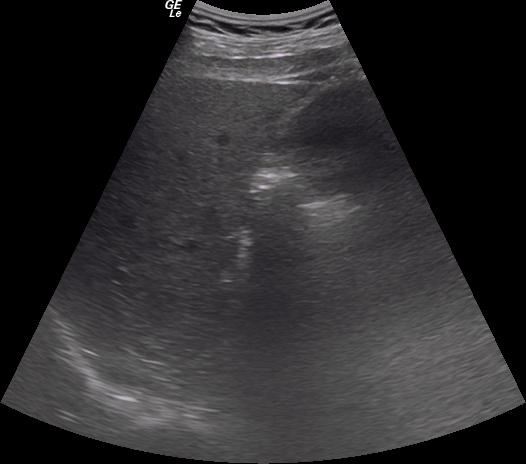
#> input picture data/seg_samples_500/train/0.0/diff_08bba42ed2e1924b50a61b6f38cac4c7.jpg, 526 x 464 px
$ python -i extract_roi.py   (imports and definitions only)
#> lines starting #> are read from the running program, lines starting #| are printed output that depends on the picture; after the words box and inside, x2 and y2 are one past the last pixel; in counts of white or black regions, pixels touching at a corner belong together
"""
Optional preprocessing utility: extract the ultrasound ROI from raw images
that contain device-UI backgrounds and generate YOLO-format annotation files.

This script is useful when working with raw ultrasound images that contain
surrounding device UI, text overlays, or colored borders.  It uses contour
detection to locate and extract the actual ultrasound region, and optionally
produces YOLO-format bounding-box annotations compatible with the SFibAI
dataset loader's crop-based augmentation.

Usage examples
--------------
Extract ROI and generate labels for training images:

    python scripts/preprocessing/extract_roi.py \
        --input_dir /path/to/raw_images/train \
        --output_dir /path/to/processed/train \
        --label_dir /path/to/processed/train_label

Process validation images:

    python scripts/preprocessing/extract_roi.py \
        --input_dir /path/to/raw_images/val \
        --output_dir /path/to/processed/val \
        --label_dir /path/to/processed/val_label

Only generate label files (without saving segmented images):

    python scripts/preprocessing/extract_roi.py \
        --input_dir /path/to/images/train \
        --label_dir /path/to/images/train_label
"""

import argparse
import os

import cv2
import numpy as np


# ---------------------------------------------------------------------------
# Core image processing helpers
# ---------------------------------------------------------------------------

def _mask_edges(gray, edge_percent=0.05):
    """Zero out a border strip to suppress device-UI artifacts."""
    h, w = gray.shape
    mask = np.ones((h, w), dtype=np.uint8) * 255
    edge_h = int(h * edge_percent)
    edge_w = int(w * edge_percent * 1.5)
    mask[:edge_h, :] = 0
    mask[:, :edge_w] = 0
    mask[-edge_h:, :] = 0
    mask[:, -edge_w:] = 0
    return cv2.bitwise_and(gray, mask)


def _clean_border_rows(thresholded, lines=5, cols=5, threshold_value=220):
    """Suppress bright border rows/columns that survive thresholding."""
    h, w = thresholded.shape
    for i in range(lines):
        if np.mean(thresholded[i, :]) > threshold_value:
            thresholded[i, :] = 0
    for i in range(h - lines, h):
        if np.mean(thresholded[i, :]) > threshold_value:
            thresholded[i, :] = 0
    for i in range(cols):
        if np.mean(thresholded[:, i]) > threshold_value:
            thresholded[:, i] = 0
    for i in range(w - cols, w):
        if np.mean(thresholded[:, i]) > threshold_value:
            thresholded[:, i] = 0
    return thresholded


# ---------------------------------------------------------------------------
# Main extraction function
# ---------------------------------------------------------------------------

def extract_roi(image_path, edge_percent=0.05):
    """Locate the ultrasound ROI via mean-threshold contour detection.

    Parameters
    ----------
    image_path : str
        Path to a raw ultrasound image (with device-UI background).
    edge_percent : float
        Fraction of the image border to mask before detection.

    Returns
    -------
    segmented : ndarray or None
        Cropped ROI image (BGR).  *None* when no valid contour is found.
    label : list[float] or None
        YOLO-format bounding box ``[x_center, y_center, width, height]``
        normalised to [0, 1].  *None* when no valid contour is found.
    """
#> called with edge_percent = 0.05
    image = cv2.imread(image_path)
#> image is the input picture: shape (464, 526, 3); mean B, G, R 44.8, 43.5, 44.5
    if image is None:
        return None, None

    gray = cv2.cvtColor(image, cv2.COLOR_BGR2GRAY)
    gray_masked = _mask_edges(gray, edge_percent)
#> in _mask_edges, `return cv2.bitwise_and(gray, mask)`:
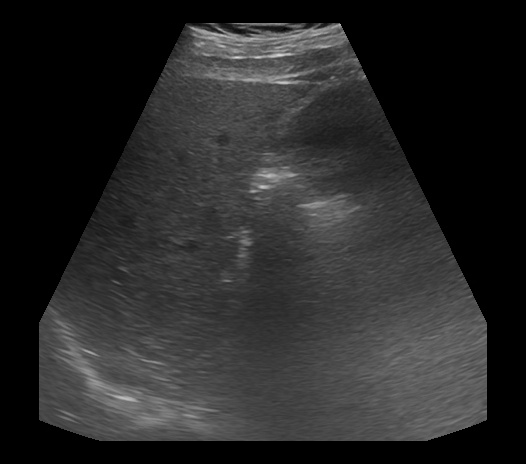
#> returned value: shape (464, 526); min 0, max 219, mean 40.3

    mean_val = cv2.mean(gray_masked)[0]
#> mean_val = 40.3
    _, thresholded = cv2.threshold(gray_masked, mean_val, 255, cv2.THRESH_BINARY)
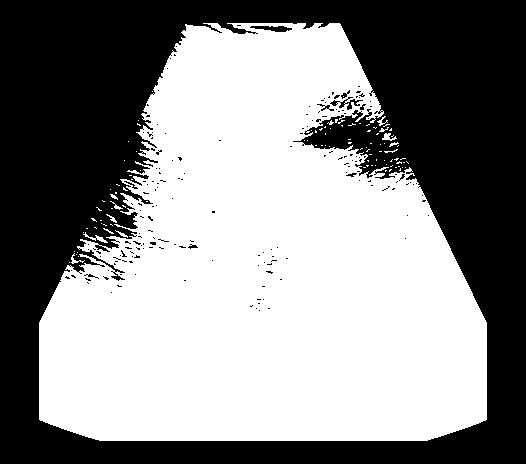
#> thresholded: shape (464, 526); 54.6% white; 178 black regions (169 under 20 px)

    line_frac = int(0.1 * gray.shape[0])
#> line_frac = 46
    col_frac = int(0.1 * gray.shape[1])
#> col_frac = 52
    thresholded = _clean_border_rows(thresholded, lines=line_frac, cols=col_frac)

    contours, _ = cv2.findContours(thresholded, cv2.RETR_EXTERNAL, cv2.CHAIN_APPROX_SIMPLE)
#> contours = 102 contours, 98 with area under 20; largest, box (x1, y1, x2, y2) and area: (39, 23, 487, 441) 132440, (83, 232, 108, 243) 41, (382, 133, 397, 141) 40, (71, 253, 85, 264) 21
    if not contours:
        return None, None

    max_contour = max(contours, key=cv2.contourArea)
#> max_contour = contour of 1469 points, box (x1, y1, x2, y2) (39, 23, 487, 441), area 132440
    x, y, w, h = cv2.boundingRect(max_contour)
#> x = 39; y = 23; w = 448; h = 418

    img_h, img_w = gray.shape
#> img_h = 464; img_w = 526
    cx = (x + w / 2.0) / img_w
#> cx = 0.5
    cy = (y + h / 2.0) / img_h
#> cy = 0.5
    rw = w / img_w
#> rw = 0.852
    rh = h / img_h
#> rh = 0.901

    segmented = image[y:y + h, x:x + w]
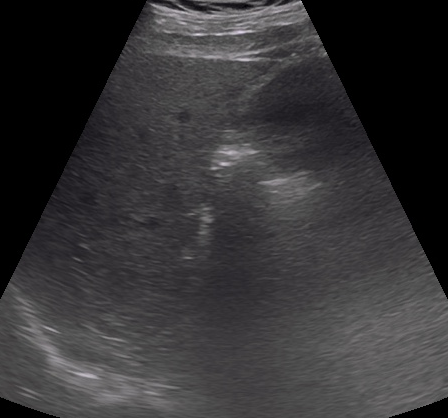
#> segmented: shape (418, 448, 3); mean B, G, R 53.5, 51.9, 53.1
    return segmented, [cx, cy, rw, rh]


# ---------------------------------------------------------------------------
# Batch processing
# ---------------------------------------------------------------------------

_IMAGE_EXTS = {'.jpg', '.jpeg', '.png', '.bmp', '.tif', '.tiff'}


# [88 lines left out: functions process_directory, main, not called in this run]


# [2 lines not run here, left out]

>>> result = extract_roi('../../data/seg_samples_500/train/0.0/diff_08bba42ed2e1924b50a61b6f38cac4c7.jpg')

$ run again, on data/seg_samples_500/train/0.0/new_79ca036778306ab27e1b9720cc3008c3.jpg
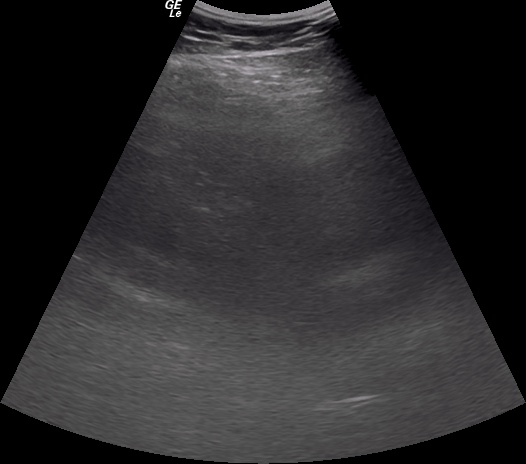
#> input picture data/seg_samples_500/train/0.0/new_79ca036778306ab27e1b9720cc3008c3.jpg, 526 x 464 px
#> in extract_roi, image is the input picture: shape (464, 526, 3); mean B, G, R 43.4, 42.2, 43
#> mean_val = 39.06
#> in extract_roi, `_, thresholded = cv2.threshold(gray_masked, mean_val, 255, cv2.THRESH_..`:
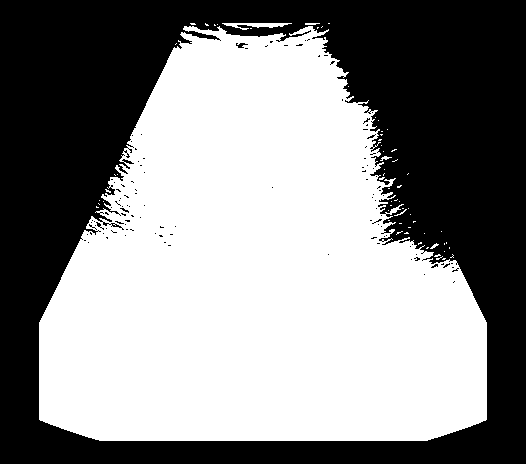
#> thresholded: shape (464, 526); 54.5% white; 114 black regions (111 under 20 px)
#> contours = 65 contours, 63 with area under 20; largest, box (x1, y1, x2, y2) and area: (39, 26, 487, 441) 131714, (222, 23, 292, 30) 161
#> max_contour = contour of 1372 points, box (x1, y1, x2, y2) (39, 26, 487, 441), area 131714
#> in extract_roi, `x, y, w, h = cv2.boundingRect(max_contour)`: x = 39; y = 26; w = 448; h = 415
#> cx = 0.5
#> cy = 0.503
#> rw = 0.852
#> rh = 0.894
#> in extract_roi, `segmented = image[y:y + h, x:x + w]`:
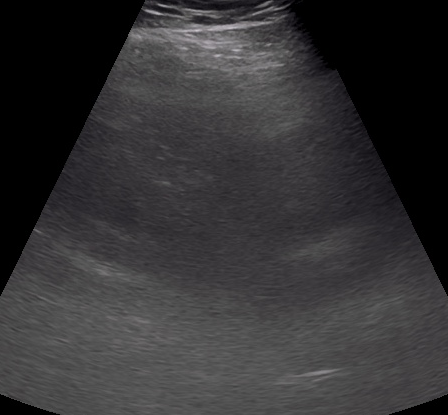
#> segmented: shape (415, 448, 3); mean B, G, R 52, 50.6, 51.6

$ run again, on data/seg_samples_500/train/0.0/new_8dbaa6672585d70bc918b11afb920012.jpg
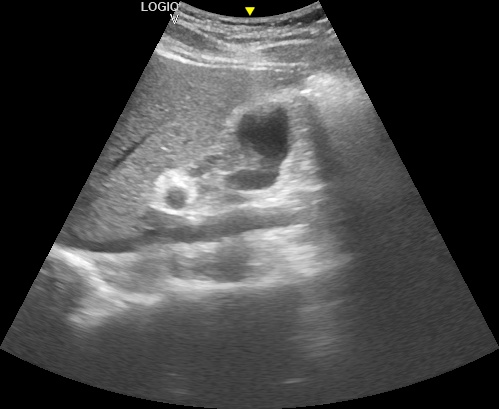
#> input picture data/seg_samples_500/train/0.0/new_8dbaa6672585d70bc918b11afb920012.jpg, 499 x 409 px
#> in extract_roi, image is the input picture: shape (409, 499, 3); mean B, G, R 69.9, 70, 70
#> mean_val = 66.74
#> in extract_roi, `_, thresholded = cv2.threshold(gray_masked, mean_val, 255, cv2.THRESH_..`:
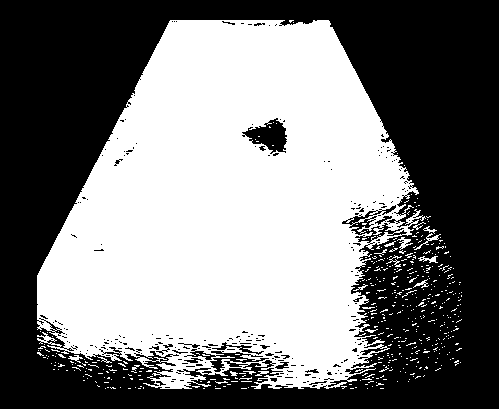
#> thresholded: shape (409, 499); 48.6% white; 478 white regions (459 under 20 px)
#> contours = 461 contours, 454 with area under 20; largest, box (x1, y1, x2, y2) and area: (37, 20, 426, 389) 99424, (397, 237, 413, 250) 52, (418, 256, 438, 263) 43, (414, 233, 441, 250) 41, (68, 355, 83, 363) 27, (413, 279, 429, 288) 26, (423, 226, 437, 234) 22
#> max_contour = contour of 1881 points, box (x1, y1, x2, y2) (37, 20, 426, 389), area 99424
#> in extract_roi, `x, y, w, h = cv2.boundingRect(max_contour)`: x = 37; y = 20; w = 389; h = 369
#> cx = 0.464
#> cy = 0.5
#> rw = 0.78
#> rh = 0.902
#> in extract_roi, `segmented = image[y:y + h, x:x + w]`:
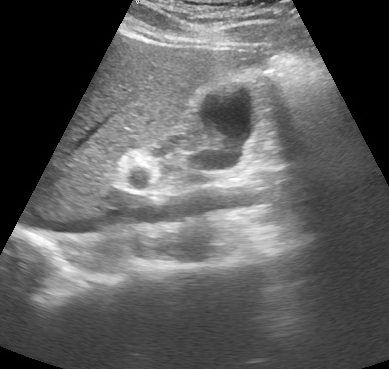
#> segmented: shape (369, 389, 3); min 0, max 255, mean 92.9

$ run again, on data/seg_samples_500/train/0.0/new_c7b4822fabd0a419f6ce9be568961ea8.jpg
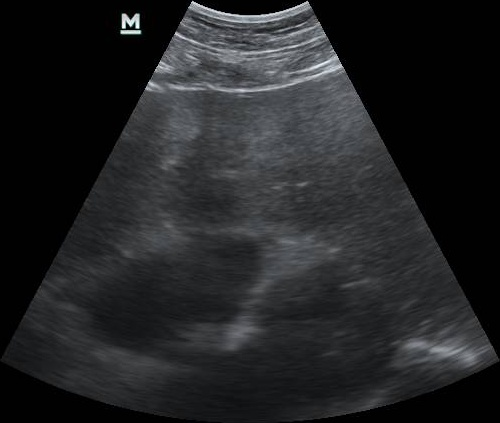
#> input picture data/seg_samples_500/train/0.0/new_c7b4822fabd0a419f6ce9be568961ea8.jpg, 500 x 423 px
#> in extract_roi, image is the input picture: shape (423, 500, 3); mean B, G, R 36.9, 35.3, 34.4
#> mean_val = 32.72
#> in extract_roi, `_, thresholded = cv2.threshold(gray_masked, mean_val, 255, cv2.THRESH_..`:
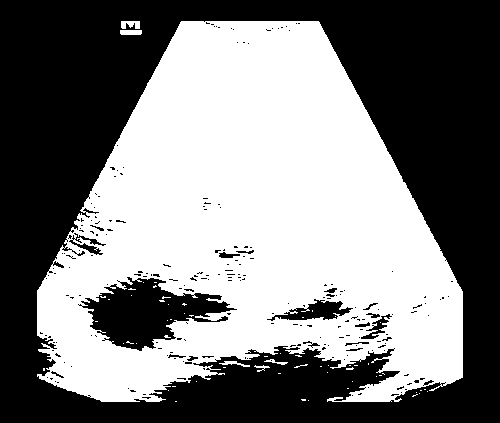
#> thresholded: shape (423, 500); 49.4% white; 61 white regions (55 under 20 px)
#> contours = 37 contours, 32 with area under 20; largest, box (x1, y1, x2, y2) and area: (37, 21, 463, 402) 111290, (121, 21, 140, 29) 87, (120, 30, 142, 35) 83, (219, 361, 250, 367) 44, (264, 359, 288, 365) 30
#> max_contour = contour of 1174 points, box (x1, y1, x2, y2) (37, 21, 463, 402), area 111290
#> in extract_roi, `x, y, w, h = cv2.boundingRect(max_contour)`: x = 37; y = 21; w = 426; h = 381
#> cx = 0.5
#> rw = 0.852
#> rh = 0.901
#> in extract_roi, `segmented = image[y:y + h, x:x + w]`:
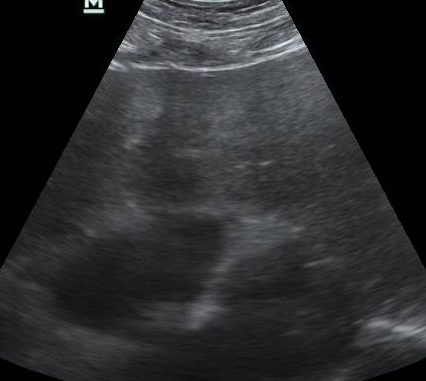
#> segmented: shape (381, 426, 3); mean B, G, R 44.7, 42.7, 41.6
